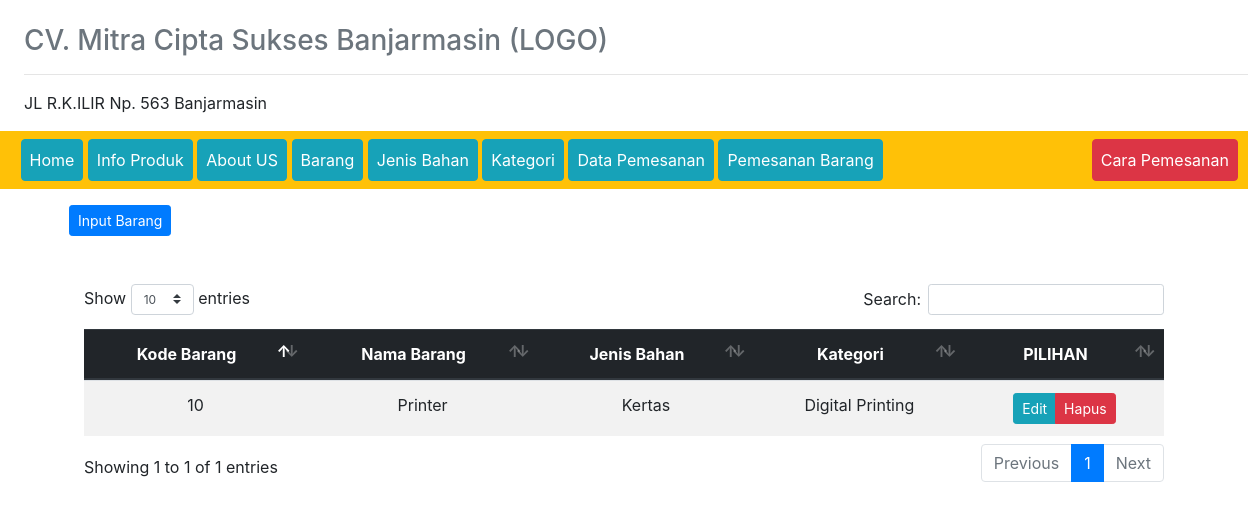
/?view=barang (signed in), run on an earlier commit of the app's database.
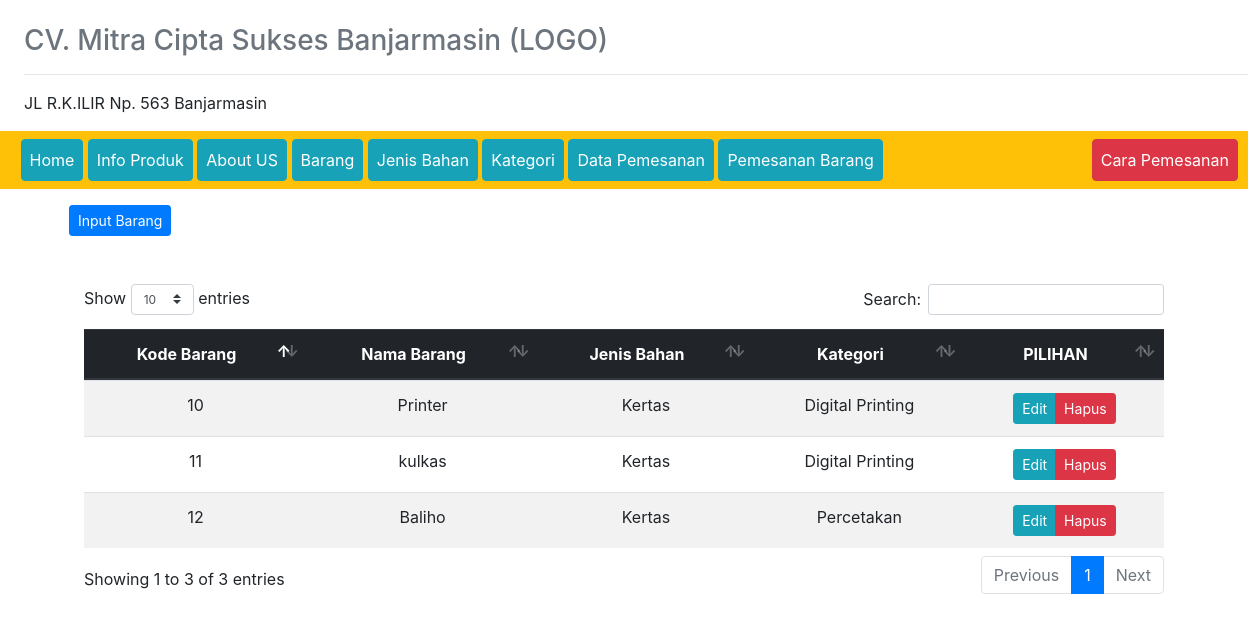
And on a later commit of the database.
### tables this page shows
CREATE TABLE `nama_barang` (
  `kode_barang` int(50) NOT NULL,
  `nama_barang` varchar(50) NOT NULL,
  `type_barang` varchar(50) NOT NULL,
  `kategori` int(50) NOT NULL
);

CREATE TABLE `jenis_bahan` (
  `kode_jenis_bahan` int(50) NOT NULL,
  `harga_bahan` int(25) NOT NULL,
  `jenis_bahan` varchar(50) NOT NULL,
  `ketarangan` varchar(255) NOT NULL,
  `ukuran_bahan` int(10) NOT NULL
);

CREATE TABLE `kategori` (
  `id_kategori` int(50) NOT NULL,
  `nama_kategori` varchar(50) NOT NULL
);

### config/config.php (called while the page is built, shortened)
<?php
function base_url($url = null)
{
	$base_url = "http://localhost/aplikasi_CV_Mitra_Cipta_Sukses_Banjarmasin/";
	if ($url != null ) {
		return $base_url."/".$url;
	} else  {
			return $base_url;
	}
}

### models/admin.php (called while the page is built, shortened)
<?php
class Admin
{
  private $mysqli;
  function __construct($mysqli)
  {
    $this->mysqli = $mysqli;
  }
  public function showBarang()
  {
    $db = $this->mysqli->conn;
    $sql = " SELECT * FROM nama_barang
          INNER JOIN jenis_bahan ON nama_barang.type_barang = jenis_bahan.kode_jenis_bahan
          INNER JOIN kategori ON nama_barang.kategori = kategori.id_kategori ";
    $query = $db->query($sql);
    return $query;
  }
}
?>

### view/barang.php (the view)
<div class="header-hal">
    <a href="?view=input-barang" class="btn btn-sm btn-primary">Input Barang</a>
</div>
<div class="container mt-5">
<div class="daftar-table table-responsive">
  <table class="table table-striped text-center" id="table">
    <thead class="thead-dark">
      <tr>
        <th>Kode Barang</th>
        <th>Nama Barang</th>
        <th>Jenis Bahan </th>
        <th>Kategori </th>
        <th>PILIHAN</th>
      </tr>
    </thead>
    <tbody>
      <?php
      $data = $objAdmin->showBarang();
      while ($a = $data->fetch_object()) {
      ?>
      <tr>
        <td><?=$a->kode_barang ?></td>
        <td><?=$a->nama_barang ?></td>
        <td><?=$a->jenis_bahan ?></td>
        <td><?=$a->nama_kategori ?></td>
        <td>
          <div class="btn-group">
            <a href="?view=edit-barang&id_brg=<?=$a->kode_barang ?>" class="btn btn-sm btn-info">Edit</a>
            <a href="?view=hapus-barang&id_brg=<?=$a->kode_barang ?>" onclick="return confirm('Hapus data ?')" class="btn btn-sm btn-danger">Hapus</a>
          </div>
        </td>
      </tr>
    <?php } ?>
    </tbody>
  </table>
</div>
</div>

### index.php (shortened to what this page needs)
<?php
require_once 'config/config.php';
include('models/admin.php');
?>
<!doctype html>
<html lang="en">
  <head>
    <link rel="stylesheet" href="<?=base_url();?>assets/css/bootstrap.min.css">
    <link rel="stylesheet" type="text/css" href="<?php echo base_url(); ?>assets/DataTables/datatables.min.css"/>
  </head>
  <body>
    <div class="ml-4" id="" style="">
      <br>
      <h3 class="text-muted">CV. Mitra Cipta Sukses Banjarmasin (LOGO)</h3>
      <hr>
      <p>JL R.K.ILIR Np. 563 Banjarmasin</p>
    </div>
    <nav class="navbar navbar-expand-lg navbar-light bg-warning">
      <div class="collapse navbar-collapse" id="navbarNavAltMarkup">
        <div class="navbar-nav"> &nbsp;
          <a class="nav-item nav-link btn btn-info btn-md" href="?view=home">Home <span class="sr-only">(current)</span></a>&nbsp;
          <a class="nav-item nav-link btn btn-info btn-md" href="?view=info-produk">Info Produk</a> &nbsp;
          <a class="nav-item nav-link btn btn-info btn-md" href="?view=about">About US</a> &nbsp;
          <?php if (isset($_SESSION['admin'])): ?>
            <a class="nav-item nav-link btn btn-info btn-md" href="?view=barang">Barang</a> &nbsp;
            <a class="nav-item nav-link btn btn-info btn-md" href="?view=bahan">Jenis Bahan</a> &nbsp;
            <a class="nav-item nav-link btn btn-info btn-md" href="?view=kategori">Kategori</a> &nbsp;
            <a class="nav-item nav-link btn btn-info btn-md" href="?view=data-pemesanan">Data Pemesanan</a> &nbsp;
            <a class="nav-item nav-link btn btn-info btn-md" href="?view=pesan">Pemesanan Barang</a> &nbsp;
            <a class="nav-item nav-link btn btn-danger btn-md" style="position: relative; left: 20%;" href="#">Cara Pemesanan</a> &nbsp;
          <?php else: ?>
          <a class="nav-item nav-link btn btn-info btn-md" href="?view=pesan">Pemesanan Barang</a> &nbsp;
          <a class="nav-item nav-link btn btn-danger btn-md" style="position: relative; left: 120%;" href="#">Cara Pemesanan</a> &nbsp;
        <?php endif; ?>
        </div>
      </div>
    </nav>
    <div class="container mt-3" id="" style="">
          <?php include('page/page.php'); ?>
    </div>
  </body>
</html>

### page/page.php (shortened to what this page needs)
<?php
if (@$_GET['view'] == '' || @$_GET['view'] == 'home')
{
	include 'view/home/home.php';
}
elseif(@$_GET['view'] == 'login')
{
	include 'view/login.php';
}
elseif($_GET['view'] == 'logout')
{
	$objAdmin->logout();
	echo '<script>
    window.location="?view=login";
     </script>';
}
elseif (@$_GET['view'] == 'barang')
{
	include 'view/barang.php';
}
elseif (@$_GET['view'] == 'input-barang')
{
	include 'view/input-barang.php';
}
elseif(@$_GET['view'] == 'edit-barang')
{
	include 'view/edit-barang.php';
}
elseif (@$_GET['view'] == 'bahan')
{
	include 'view/jenis-bahan.php';
}
elseif (@$_GET['view'] == 'input-bahan')
{
	include 'view/input-jenis-bahan.php';
}
elseif (@$_GET['view'] == 'edit-jenis-bahan')
{
	include 'view/edit-jenis-bahan.php';
}
elseif (@$_GET['view'] == 'kategori')
{
	include 'view/kategori.php';
}
elseif (@$_GET['view'] == 'input-kategori')
{
	include 'view/input-kategori.php';
}
elseif (@$_GET['view'] == 'edit-kategori')
{
	include 'view/edit-kategori.php';
}
elseif (@$_GET['view'] == 'pesan')
{
	include 'view/pesan.php';
}
elseif (@$_GET['view'] == 'data-pemesanan')
{
	include 'view/data-pemesanan.php';
}
elseif (@$_GET['view'] == 'info-produk')
{
	include 'view/info-produk.php';
}
elseif (@$_GET['view'] == 'about')
{
	include 'view/about-us.php';
}
elseif (@$_GET['view'] == 'sejarah')
{
	include 'view/sejarah.php';
}
elseif (@$_GET['view'] == 'visi-misi')
{
	include 'view/visi-misi.php';
}
elseif (@$_GET['view'] == 'contact')
{
	include 'view/contact.php';
}

### index.php (style rules this page uses)
.navbar-light .navbar-nav .nav-link:focus, .navbar-light .navbar-nav .nav-link { color: #ffffff; }

What changed in the data, as far as the page shows it:
added nama_barang: kode_barang "11", nama_barang "kulkas", jenis_bahan.jenis_bahan "Kertas", kategori.nama_kategori "Digital Printing"
added nama_barang: kode_barang "12", nama_barang "Baliho", jenis_bahan.jenis_bahan "Kertas", kategori.nama_kategori "Percetakan"
Also different on the page:
text written by a page script: "Show entries Search: Showing 1 to 1 of 1 entries Previous 1 Next" → "Show entries Search: Showing 1 to 3 of 3 entries Previous 1 Next"
